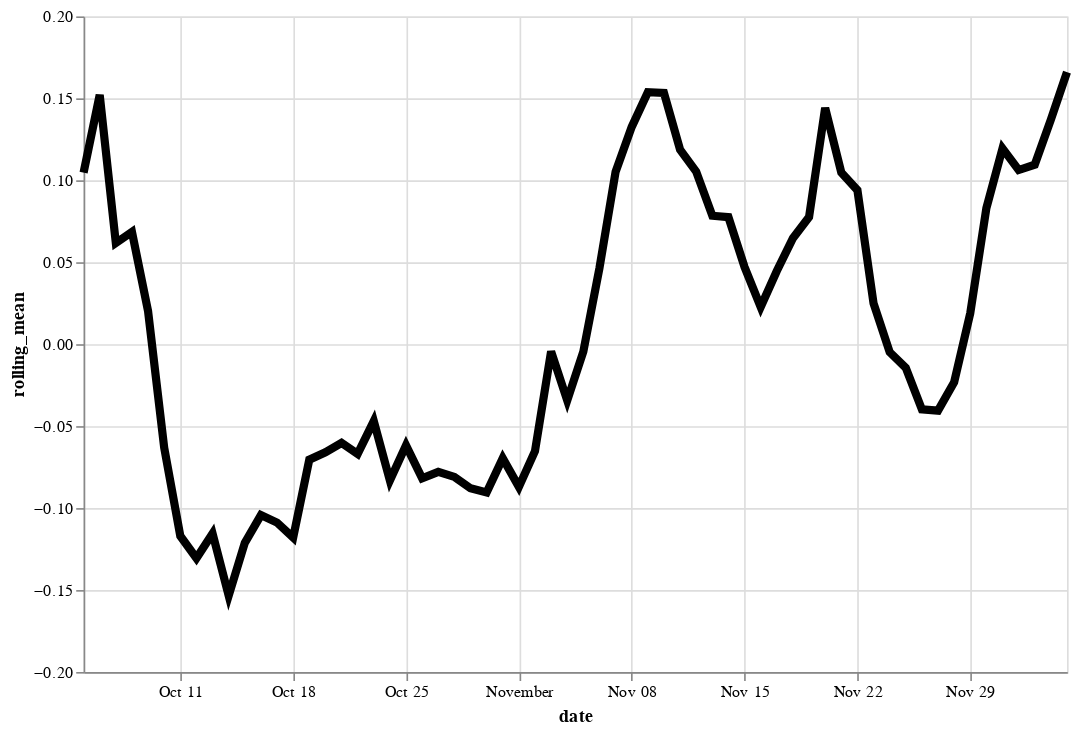

The Vega-Lite source for this figure:
### Vega-Lite specification from a JSON file in a GitHub repository (floating-point values rounded to 4 significant figures)
{"config": {"view": {"continuousWidth": 400, "continuousHeight": 300}}, "data": {"name": "data-eb59a0f25c205236400d7066a3f3c72d"}, "mark": {"type": "line", "color": "black", "size": 5}, "encoding": {"x": {"type": "temporal", "field": "date"}, "y": {"type": "quantitative", "field": "rolling_mean"}}, "height": 400, "transform": [{"window": [{"op": "mean", "field": "residual", "as": "rolling_mean"}], "frame": [-4, 3]}], "width": 600, "$schema": "https://vega.github.io/schema/vega-lite/v4.8.1.json", "datasets": {"data-eb59a0f25c205236400d7066a3f3c72d": [{"date": "2020-10-05T00:00:00", "residual": 0.5854}, {"date": "2020-10-06T00:00:00", "residual": 0.1529}, {"date": "2020-10-07T00:00:00", "residual": 0.09798}, {"date": "2020-10-08T00:00:00", "residual": -0.4176}, {"date": "2020-10-09T00:00:00", "residual": 0.3417}, {"date": "2020-10-10T00:00:00", "residual": -0.3902}, {"date": "2020-10-11T00:00:00", "residual": 0.1092}, {"date": "2020-10-12T00:00:00", "residual": -0.3182}, {"date": "2020-10-13T00:00:00", "residual": -0.08076}, {"date": "2020-10-14T00:00:00", "residual": -0.2785}, {"date": "2020-10-15T00:00:00", "residual": -0.0105}, {"date": "2020-10-16T00:00:00", "residual": -0.2967}, {"date": "2020-10-17T00:00:00", "residual": 0.0382}, {"date": "2020-10-18T00:00:00", "residual": -0.1327}, {"date": "2020-10-19T00:00:00", "residual": 0.245}, {"date": "2020-10-20T00:00:00", "residual": -0.355}, {"date": "2020-10-21T00:00:00", "residual": -0.1539}, {"date": "2020-10-22T00:00:00", "residual": 0.102}, {"date": "2020-10-23T00:00:00", "residual": 0.02519}, {"date": "2020-10-24T00:00:00", "residual": -0.2504}, {"date": "2020-10-25T00:00:00", "residual": -0.01558}, {"date": "2020-10-26T00:00:00", "residual": 0.02738}, {"date": "2020-10-27T00:00:00", "residual": -0.04524}, {"date": "2020-10-28T00:00:00", "residual": -0.1831}, {"date": "2020-10-29T00:00:00", "residual": -0.3149}, {"date": "2020-10-30T00:00:00", "residual": 0.1333}, {"date": "2020-10-31T00:00:00", "residual": 0.001046}, {"date": "2020-11-01T00:00:00", "residual": -0.306}, {"date": "2020-11-02T00:00:00", "residual": -0.03633}, {"date": "2020-11-03T00:00:00", "residual": 0.195}, {"date": "2020-11-04T00:00:00", "residual": -0.1853}, {"date": "2020-11-05T00:00:00", "residual": -0.008907}, {"date": "2020-11-06T00:00:00", "residual": 0.1718}, {"date": "2020-11-07T00:00:00", "residual": -0.1061}, {"date": "2020-11-08T00:00:00", "residual": 0.2402}, {"date": "2020-11-09T00:00:00", "residual": 0.1013}, {"date": "2020-11-10T00:00:00", "residual": 0.4335}, {"date": "2020-11-11T00:00:00", "residual": 0.414}, {"date": "2020-11-12T00:00:00", "residual": -0.01565}, {"date": "2020-11-13T00:00:00", "residual": -0.01256}, {"date": "2020-11-14T00:00:00", "residual": -0.1049}, {"date": "2020-11-15T00:00:00", "residual": -0.214}, {"date": "2020-11-16T00:00:00", "residual": 0.02523}, {"date": "2020-11-17T00:00:00", "residual": 0.09434}, {"date": "2020-11-18T00:00:00", "residual": 0.1898}, {"date": "2020-11-19T00:00:00", "residual": 0.2191}, {"date": "2020-11-20T00:00:00", "residual": 0.1601}, {"date": "2020-11-21T00:00:00", "residual": 0.1477}, {"date": "2020-11-22T00:00:00", "residual": -0.001796}, {"date": "2020-11-23T00:00:00", "residual": 0.3186}, {"date": "2020-11-24T00:00:00", "residual": -0.2893}, {"date": "2020-11-25T00:00:00", "residual": 0.00769}, {"date": "2020-11-26T00:00:00", "residual": -0.3627}, {"date": "2020-11-27T00:00:00", "residual": -0.01875}, {"date": "2020-11-28T00:00:00", "residual": 0.08329}, {"date": "2020-11-29T00:00:00", "residual": -0.05537}, {"date": "2020-11-30T00:00:00", "residual": -0.007673}, {"date": "2020-12-01T00:00:00", "residual": 0.4569}, {"date": "2020-12-02T00:00:00", "residual": 0.04783}, {"date": "2020-12-03T00:00:00", "residual": 0.5205}, {"date": "2020-12-04T00:00:00", "residual": -0.07096}, {"date": "2020-12-05T00:00:00", "residual": -0.1244}]}}
